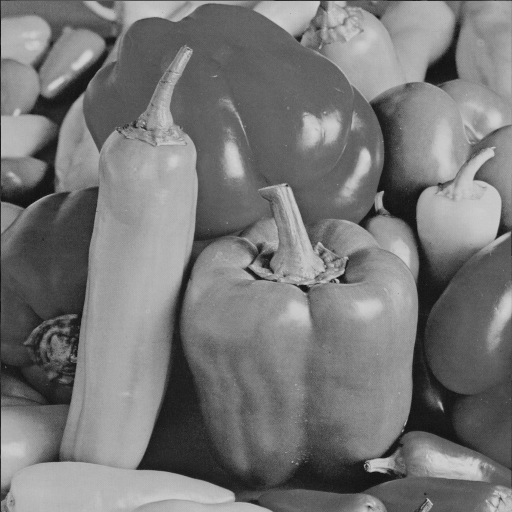
%> input picture 1_watermarking/2_dct/peppers.tif, 512 x 512 px
$ octave encoder_dct.m   (GNU Octave 9; MATLAB toolbox functions it lacks are replaced by stand-ins)
%> lines starting %> are read from the running program, lines starting %| are printed output that depends on the picture
### 1_watermarking/2_dct/embed.m
function [result] = embed(image, watermark, alpha)
    img_dim = size(image,1);
    image = image(:); % convert matrix to array
    watermark = watermark(:); % convert matrix to array
    for index = 1:size(watermark)
        image(index) = image(index) + alpha * watermark(index) * image(index); % operation on corresponding image and watermark values
    end

    result = reshape(image,[img_dim,img_dim]); % convert array to matrix
end

### 1_watermarking/2_dct/encoder_dct.m
clear all;

img = imread("peppers.tif"); % load image without watermark
%> img is the input picture: size 512x512 uint8; min 16, max 211, mean 119.3
load('watermark.mat'); % load watermark

dct = dct2(double(img)); % Discrete Cosine Transform

alpha = 0.2; % watermark strength

% specify areas to embed watermarks in
area1 = dct(1:64, 65:128);
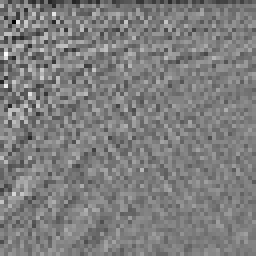
%> area1: size 64x64 double (shown 4 times larger); min -279.1, max 280.9, mean -1.4; drawn with min black and max white
area2 = dct(65:128, 65:128);
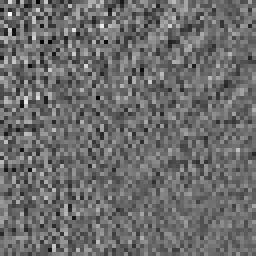
%> area2: size 64x64 double (shown 4 times larger); min -79.4, max 107.4, mean 0.2; drawn with min black and max white
area3 = dct(65:128, 1:64);
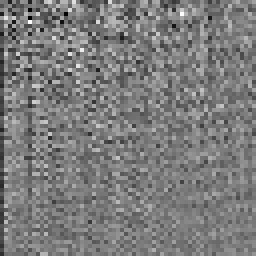
%> area3: size 64x64 double (shown 4 times larger); min -197.3, max 205.8, mean -1.2; drawn with min black and max white

% embed watermarks in specified areas
area1_w = embed(area1,w1,alpha);
%> in embed, `image = image(:);`: image = 4096 values, max 280.9 at index 78, min -279.1 at index 198, mean -1.41
%> after the loop in embed, `for index = 1:size(watermark)`: image = 4096 values, max 308.9 at index 78, min -277.9 at index 198, mean -1.35
area2_w = embed(area2,w2,alpha);
area3_w = embed(area3,w3,alpha);

% replace specified areas with the watermarked version
dct(1:64, 65:128) = area1_w;
%> dct: size 512x512 double; min -4872.8, max 61058.3, mean 0.1; mean of the top-left, top-right, bottom-left and bottom-right quarters 0.5, -0.1, -0.1, 0
dct(65:128, 65:128) = area2_w;
dct(65:128, 1:64) = area3_w;

dct_inverse = idct2(dct); % inverse Discrete Cosine Transform
dct_inverse = uint8(dct_inverse); % convert values to 8bit unsigned integers
%> dct_inverse: size 512x512 uint8

% [5 lines of commented-out code are left out]

imshow(dct_inverse);
imwrite(dct_inverse, "watermark.tif"); % save watermarked image
